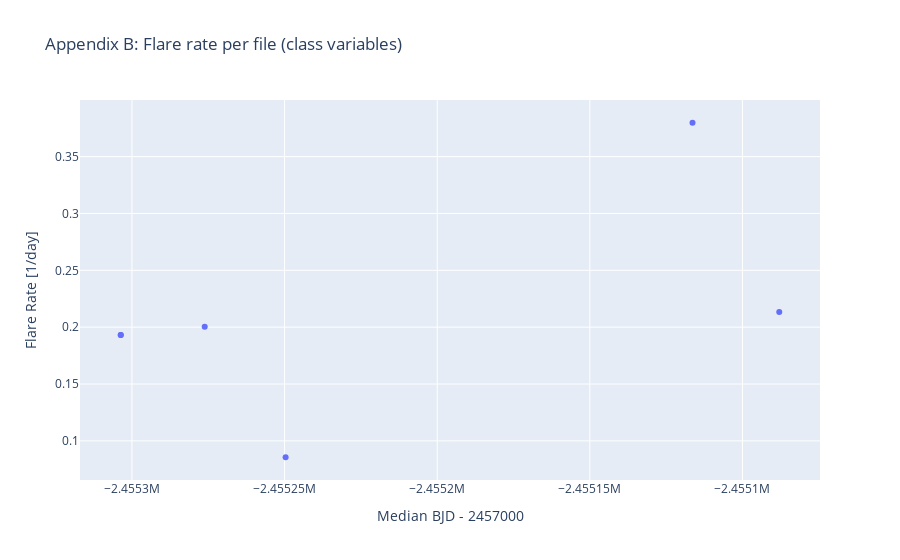
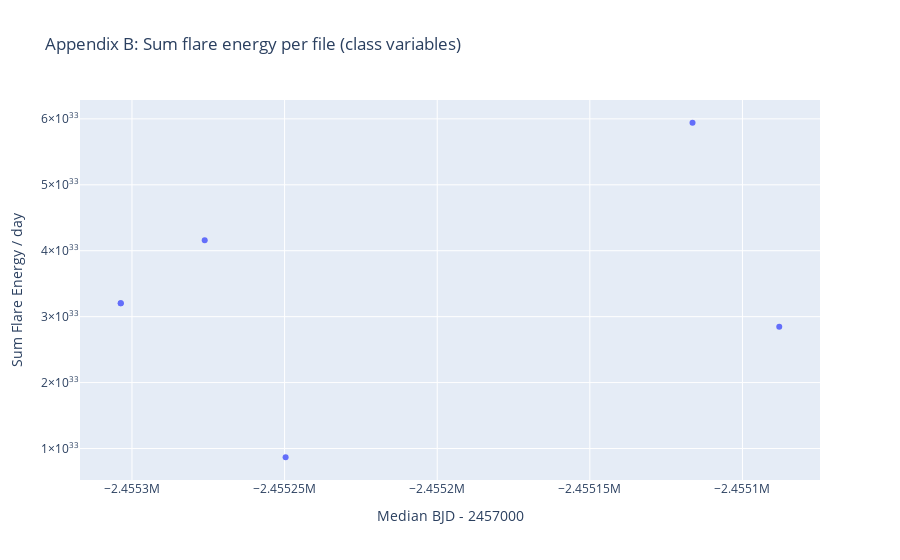

Notebook cell for these charts, in order:
### Markdown cell above
## Appendix B. クラス変数を使ったセクタ間統計の例

`BaseFlareDetector` では、各ファイル（セクタ）ごとの結果をクラス変数として
蓄積する仕組みがあります。

- `array_flare_ratio`: フレア発生率（フレア数 / 観測時間）
- `array_energy_ratio`: 単位時間あたりの総フレアエネルギー
- `array_observation_time`: 観測の代表時刻（BJD の中央値）

ここでは、セクション 7 で作成した `multi_detectors` などにより
すでに蓄積されたクラス変数を簡単に可視化してみます。

### Code cell
from src.base_flare_detector import BaseFlareDetector

n_entries = len(BaseFlareDetector.array_flare_ratio)
print("BaseFlareDetector.array_flare_ratio length:", n_entries)

if n_entries == 0:
    print("まだ process_data を実行した detector がありません。セクション 3 や 7 を先に実行してください。")
else:
    df_class = pd.DataFrame(
        {
            "median_bjd": BaseFlareDetector.array_observation_time,
            "flare_ratio": BaseFlareDetector.array_flare_ratio,
            "energy_ratio": BaseFlareDetector.array_energy_ratio,
        }
    )
    df_class["median_bjd_rel"] = df_class["median_bjd"] - 2457000
    display(df_class)

    fig_rate = px.scatter(
        df_class,
        x="median_bjd_rel",
        y="flare_ratio",
        labels={"median_bjd_rel": "Median BJD - 2457000", "flare_ratio": "Flare Rate [1/day]"},
        title="Appendix B: Flare rate per file (class variables)",
    )
    fig_rate.show()

    fig_energy = px.scatter(
        df_class,
        x="median_bjd_rel",
        y="energy_ratio",
        labels={"median_bjd_rel": "Median BJD - 2457000", "energy_ratio": "Sum Flare Energy / day"},
        title="Appendix B: Sum flare energy per file (class variables)",
    )
    fig_energy.show()

### Figure 1 — Plotly figure (JSON) as saved in the notebook; plotly's stock layout.template omitted (floating-point values rounded to 4 significant figures)
{"data": [{"hovertemplate": "Median BJD - 2457000=%{x}<br>Flare Rate [1/day]=%{y}<extra></extra>", "legendgroup": "", "marker": {"color": "#636efa", "symbol": "circle"}, "mode": "markers", "name": "", "orientation": "v", "showlegend": false, "type": "scatter", "x": [-2455000.0, -2455000.0, -2455000.0, -2455000.0, -2455000.0, -2455000.0], "xaxis": "x", "y": [0.1931, 0.1931, 0.2003, 0.08559, 0.3798, 0.2133], "yaxis": "y"}], "layout": {"legend": {"tracegroupgap": 0}, "title": {"text": "Appendix B: Flare rate per file (class variables)"}, "xaxis": {"anchor": "y", "domain": [0, 1], "title": {"text": "Median BJD - 2457000"}}, "yaxis": {"anchor": "x", "domain": [0, 1], "title": {"text": "Flare Rate [1/day]"}}}}

### Figure 2 — Plotly figure (JSON) as saved in the notebook; plotly's stock layout.template omitted (floating-point values rounded to 4 significant figures)
{"data": [{"hovertemplate": "Median BJD - 2457000=%{x}<br>Sum Flare Energy / day=%{y}<extra></extra>", "legendgroup": "", "marker": {"color": "#636efa", "symbol": "circle"}, "mode": "markers", "name": "", "orientation": "v", "showlegend": false, "type": "scatter", "x": [-2455000.0, -2455000.0, -2455000.0, -2455000.0, -2455000.0, -2455000.0], "xaxis": "x", "y": [3.204e+33, 3.204e+33, 4.16e+33, 8.676e+32, 5.941e+33, 2.846e+33], "yaxis": "y"}], "layout": {"legend": {"tracegroupgap": 0}, "title": {"text": "Appendix B: Sum flare energy per file (class variables)"}, "xaxis": {"anchor": "y", "domain": [0, 1], "title": {"text": "Median BJD - 2457000"}}, "yaxis": {"anchor": "x", "domain": [0, 1], "title": {"text": "Sum Flare Energy / day"}}}}
